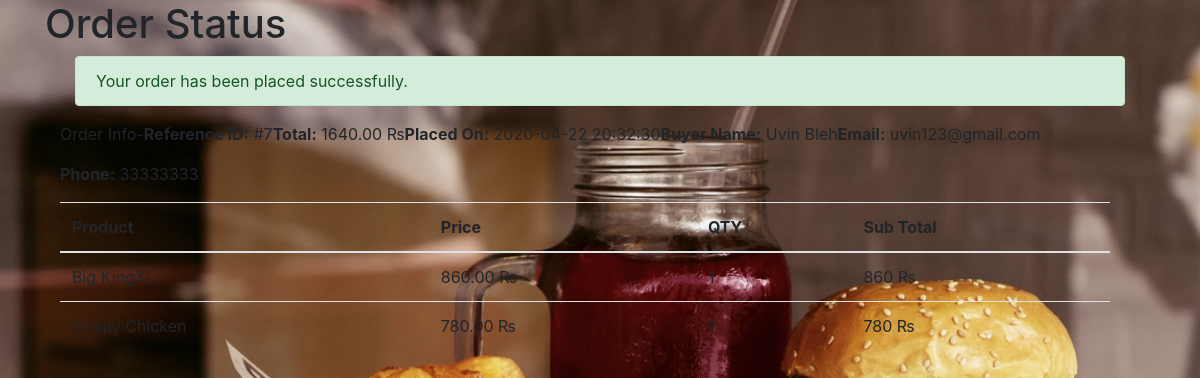
The app's page /orderSuccess.php?id=7 with its own data.
### tables this page shows
CREATE TABLE `orders` (
  `id` int(11) NOT NULL,
  `customer_id` int(11) NOT NULL,
  `grand_total` float(10,2) NOT NULL,
  `created` datetime NOT NULL,
  `status` enum('Pending','Completed','Cancelled') NOT NULL DEFAULT 'Pending'
);

CREATE TABLE `customers` (
  `id` int(11) NOT NULL,
  `first_name` varchar(25) NOT NULL,
  `last_name` varchar(25) NOT NULL,
  `email` varchar(50) NOT NULL,
  `phone` varchar(15) NOT NULL,
  `address` text NOT NULL
);

CREATE TABLE `order_items` (
  `id` int(11) NOT NULL,
  `order_id` int(11) NOT NULL,
  `product_id` int(11) NOT NULL,
  `quantity` int(5) NOT NULL
);

CREATE TABLE `products` (
  `id` int(11) NOT NULL,
  `name` varchar(200) NOT NULL,
  `images` varchar(200) DEFAULT NULL,
  `price` float(10,2) NOT NULL,
  `created` datetime NOT NULL
);

### orderSuccess.php (the view, shortened to what this page needs)
<?php
require_once 'dbConfig.php';
$result = $db->query("SELECT r.*, c.first_name, c.last_name, c.email, c.phone FROM orders as r LEFT JOIN customers as c ON c.id = r.customer_id WHERE r.id = ".$_REQUEST['id']);
if($result->num_rows > 0){
    $orderInfo = $result->fetch_assoc();
}else{
    header("Location: index.php");
}
?>
<!DOCTYPE html>
<html lang="en">
<head>
		<link rel="stylesheet" href="https://stackpath.bootstrapcdn.com/bootstrap/4.4.1/css/bootstrap.min.css">
</head>
<body>
<div class="container">
    <h1>Order Status</h1>
    <div class="col-12">
        <?php if(!empty($orderInfo)){ ?>
            <div class="col-md-12">
                <div class="alert alert-success">Your order has been placed successfully.</div>
            </div>
            <div class="row col-lg-12 ord-addr-info">
                <div class="hdr">Order Info-</div>
                <p><b>Reference ID:</b> #<?php echo $orderInfo['id']; ?></p>
                <p><b>Total:</b> <?php echo ''.$orderInfo['grand_total'].' ₨'; ?></p>
                <p><b>Placed On:</b> <?php echo $orderInfo['created']; ?></p>
                <p><b>Buyer Name:</b> <?php echo $orderInfo['first_name'].' '.$orderInfo['last_name']; ?></p>
                <p><b>Email:</b> <?php echo $orderInfo['email']; ?></p>
                <p><b>Phone:</b> <?php echo $orderInfo['phone']; ?></p>
            </div>
            <div class="row col-lg-12">
                <table class="table table-hover">
                    <thead>
                        <tr>
                            <th>Product</th>
                            <th>Price</th>
                            <th>QTY</th>
                            <th>Sub Total</th>
                        </tr>
                    </thead>
                    <tbody>
                        <?php
                        $result = $db->query("SELECT i.*, p.name, p.price FROM order_items as i LEFT JOIN products as p ON p.id = i.product_id WHERE i.order_id = ".$orderInfo['id']);
                        if($result->num_rows > 0){
                            while($item = $result->fetch_assoc()){
                                $price = $item["price"];
                                $quantity = $item["quantity"];
                                $sub_total = ($price*$quantity);
                        ?>
                        <tr>
                            <td><?php echo $item["name"]; ?></td>
                            <td><?php echo ''.$price.' ₨'; ?></td>
                            <td><?php echo $quantity; ?></td>
                            <td><?php echo ''.$sub_total.' ₨'; ?></td>
                        </tr>
                        <?php }
                        } ?>
                    </tbody>
                </table>
            </div>
        <?php  }else{ ?>
        <div class="col-md-12">
            <div class="alert alert-danger">Your order submission failed.</div>
        </div>
        <?php } ?>
    </div>
</div>
</body>
</html>

### orderSuccess.php (style rules this page uses)
body { background-image:url(16.jpg); background-size:cover; background-attachment:fixed; }

### records on screen
orders: id "7", grand_total "1640.00", created "2020-04-22 20:32:30", customers.first_name "Uvin", customers.last_name "Bleh", customers.email "uvin123@gmail.com", customers.phone "33333333"
order_items: product.name "Big KingXL", product.price "860.00", quantity "1", sub_total "860"
order_items: product.name "Crispy Chicken", product.price "780.00", quantity "1", sub_total "780"
